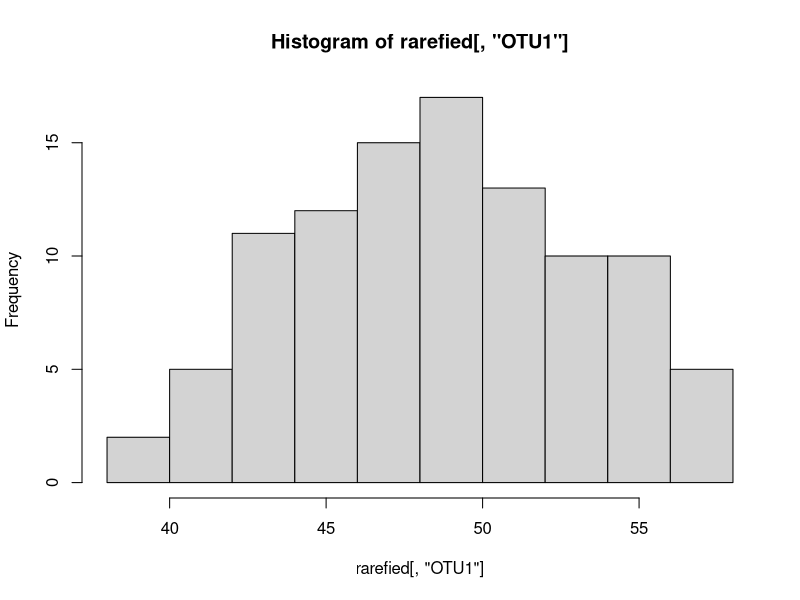
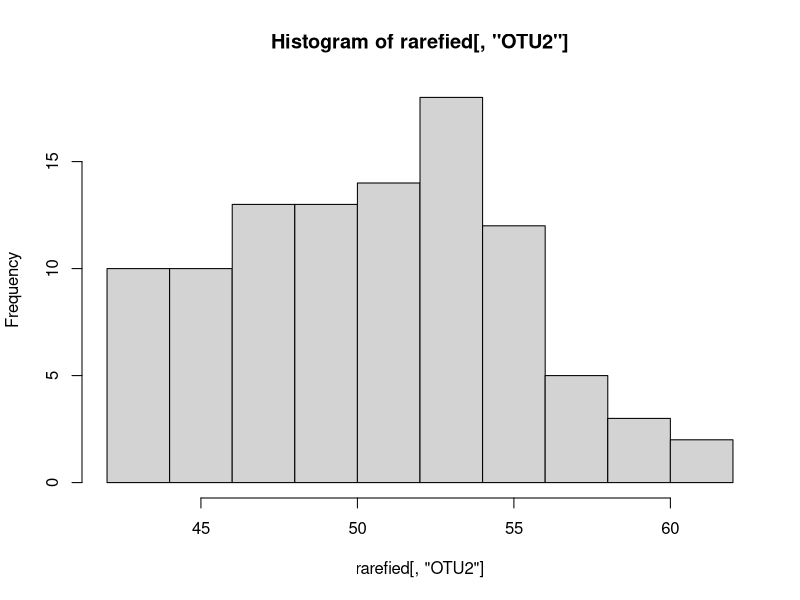

The R script that drew these images, in order:
## ---- chunk 1
tab2 <- structure(c(62, 38, 500, 500), .Dim = c(2L, 2L), .Dimnames = list(c("OTU1", "OTU2"), c("A", "B")))
tab2
## ---- chunk 2
tab2r <- matrix(c(62, 38, 50, 50), 2, 2, dimnames=list(c("OTU1", "OTU2"), c("A", "B")))
tab2r
## ---- chunk 3
chisq.test(tab2)
fisher.test(tab2)
chisq.test(tab2r)
fisher.test(tab2r)
## ---- chunk 4
chi0 = chisq.test(tab2)
fis0 = fisher.test(tab2)
chir = chisq.test(tab2r)
fisr = fisher.test(tab2r)
pvals = c(chi0$p.value, chir$p.value, fis0$p.value, fisr$p.value)
Ptab = matrix(round(pvals, 4), 2, 2, dimnames=list(c("original", "rarefied"), c("Chi-Squared", "Fisher")))
Ptab
## ---- chunk 5
library("xtable")
xtable(Ptab, digits=4)
## ---- chunk 6
# The number of times to repeat rarefying.
nreplicates = 100
rarefied = matrix(NA_integer_, nrow=nreplicates, ncol=2, dimnames=list(1:100, c("OTU1", "OTU2")))
for(i in 1:nreplicates){
  rarefied[i, ] <- table(sample(c(rep(1, 500), rep(2, 500)), 100, replace=FALSE))  
}
hist(rarefied[, "OTU1"])
hist(rarefied[, "OTU2"])
